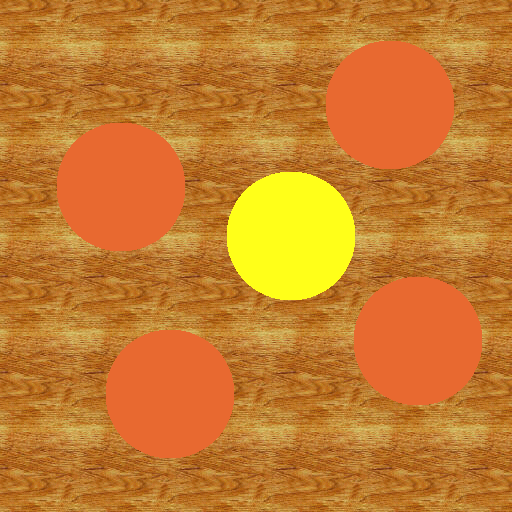
#> input picture data/dnd/templates/tokens/coins-2.png, 512 x 512 px, given in place of token_sheet_blank.png, which was not available
$ python token_sheet_maker.py
#> lines starting #> are read from the running program, lines starting #| are printed output that depends on the picture; pictures that were not available may be replaced by others from this repository, and a replacement may not be noted
# this file makes printable sheets for cards and tokens
from PIL import ImageDraw, ImageFont, Image

FONT_TYPE = ImageFont.truetype("../../data/ttf/arial.ttf", 24)
IMAGE_FILE_PATH_1 = "../../data/dnd/templates/tokens/token_plus_1.png"
IMAGE_FILE_PATH_2 = "../../data/dnd/templates/tokens/token_plus_2.png"
IMAGE_FILE_PATH_3 = "../../data/dnd/templates/tokens/token_plus_3.png"
IMAGE_FILE_PATH_4 = "../../data/dnd/templates/tokens/token_plus_4.png"
IMAGE_FILE_PATH_5 = "../../data/dnd/templates/tokens/token_plus_5.png"

TOKEN_SHEET_BLANK_FILE_PATH = "../../data/dnd/templates/token_sheet_blank.png"
DEFAULT_OUTPUT_PATH = "../../data/dnd/templates/plus_counters.png"
MAX_WIDTH = 2432
MAX_HEIGHT = 3300
PIXELS_INCH = 300

class SheetMaker:
    def __init__(self, _image_file_path=IMAGE_FILE_PATH_1):
        self.background = Image.open(TOKEN_SHEET_BLANK_FILE_PATH).convert("RGBA")
#> self.background is the input picture: PIL image 512x512 RGBA; mean R, G, B, A 198, 124.1, 44.7, 255
        self.image = Image.open(_image_file_path).convert("RGBA")
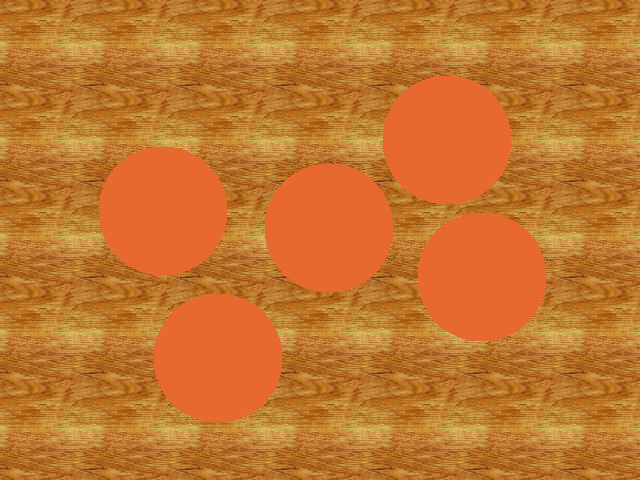
#> input picture data/dnd/templates/tokens/coins-5.png, 640 x 480 px, given in place of token_plus_1.png, which was not available
#> self.image is the input picture: PIL image 640x480 RGBA; mean R, G, B, A 195.4, 117.7, 46.3, 255
        self.width, self.height = self.image.size
#> self.width = 640; self.height = 480
        # this will make each image 1 inch wide for 300 dpi
        self.item_scale = PIXELS_INCH/self.width
#> self.item_scale = 0.469
        self.resized_image = self.image.resize(size=(int(self.item_scale*self.width), int(self.item_scale*self.height)))
        # self.sized_image = self.image.resize((scaled_width, scaled_width))
        print("SheetMaker.__init__ done!")

    def add_resized_images(self):
        image_1 = Image.open(IMAGE_FILE_PATH_1).convert("RGBA").resize(size=(int(self.item_scale*self.width), int(self.item_scale*self.height)))
        image_2 = Image.open(IMAGE_FILE_PATH_2).convert("RGBA").resize(size=(int(self.item_scale*self.width), int(self.item_scale*self.height)))
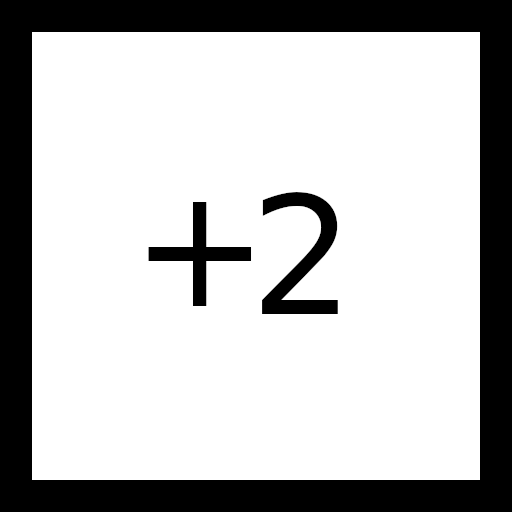
#> input picture data/dnd/templates/tokens/token_plus_2.png, 512 x 512 px, found by its file name
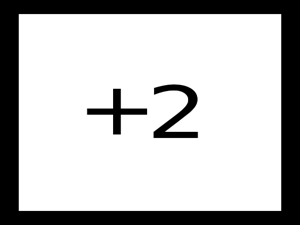
#> image_2: PIL image 300x225 RGBA; mean R, G, B, A 189.2, 189.2, 189.2, 255
        image_3 = Image.open(IMAGE_FILE_PATH_3).convert("RGBA").resize(size=(int(self.item_scale*self.width), int(self.item_scale*self.height)))
#> (the run stopped early here; a loop or call above may not have finished)
